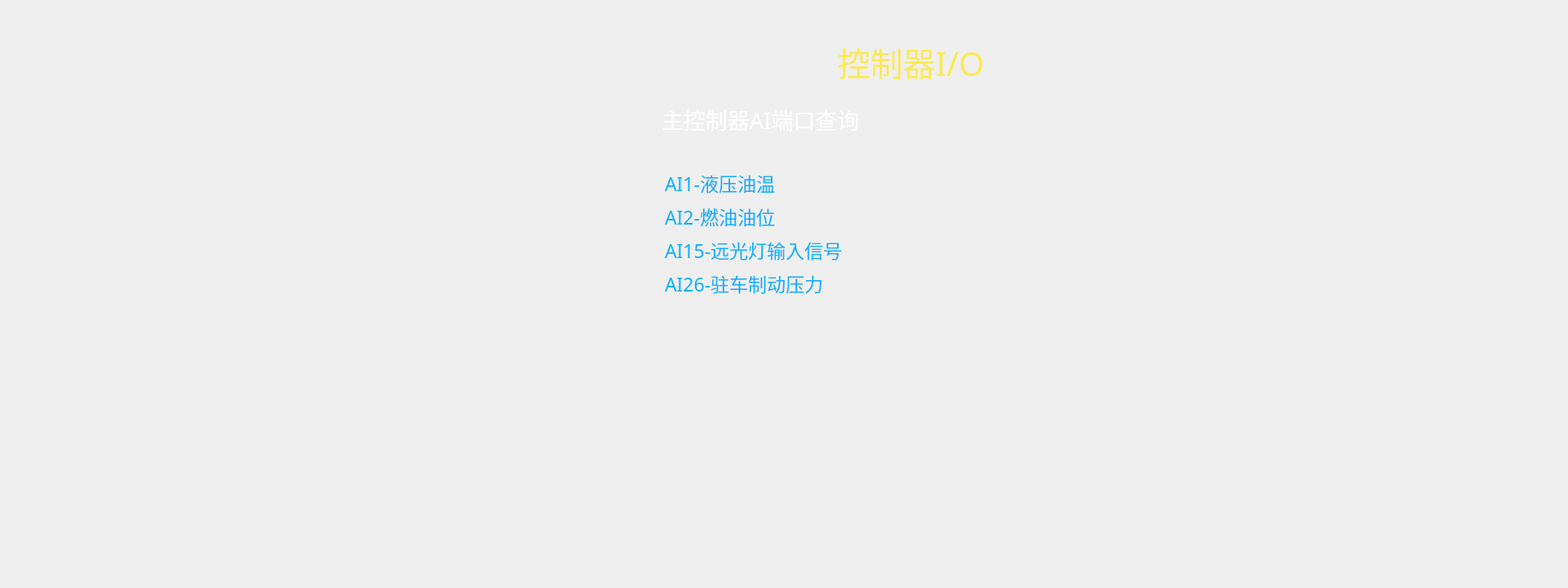
<?xml version="1.0" encoding="UTF-8"?>
<ui version="4.0">
 <class>FORM_ControlPort3</class>
 <widget class="QWidget" name="FORM_ControlPort3">
  <property name="geometry">
   <rect>
    <x>0</x>
    <y>0</y>
    <width>1920</width>
    <height>720</height>
   </rect>
  </property>
  <property name="windowTitle">
   <string>Form</string>
  </property>
  <property name="styleSheet">
   <string notr="true">/*background-image: url(:/pic_de260/bg_01.png);*/
QLabel{
color: rgb(15, 175, 252);
font: 17pt &quot;WenQuanYi Zen Hei&quot;;
}</string>
  </property>
  <widget class="QLabel" name="label">
   <property name="geometry">
    <rect>
     <x>930</x>
     <y>50</y>
     <width>371</width>
     <height>51</height>
    </rect>
   </property>
   <property name="font">
    <font>
     <family>TakaoPGothic</family>
     <pointsize>30</pointsize>
     <weight>50</weight>
     <italic>false</italic>
     <bold>false</bold>
    </font>
   </property>
   <property name="styleSheet">
    <string notr="true">color: rgb(252, 233, 79);
font: 30pt &quot;TakaoPGothic&quot;;</string>
   </property>
   <property name="text">
    <string>控制器I/O</string>
   </property>
   <property name="alignment">
    <set>Qt::AlignCenter</set>
   </property>
  </widget>
  <widget class="QLabel" name="portinfo">
   <property name="geometry">
    <rect>
     <x>810</x>
     <y>130</y>
     <width>371</width>
     <height>31</height>
    </rect>
   </property>
   <property name="font">
    <font>
     <family>WenQuanYi Zen Hei</family>
     <pointsize>20</pointsize>
     <weight>50</weight>
     <italic>false</italic>
     <bold>false</bold>
    </font>
   </property>
   <property name="styleSheet">
    <string notr="true">color: rgb(255, 255, 255);
font: 20pt &quot;WenQuanYi Zen Hei&quot;;</string>
   </property>
   <property name="text">
    <string>主控制器AI端口查询</string>
   </property>
   <property name="alignment">
    <set>Qt::AlignLeading|Qt::AlignLeft|Qt::AlignVCenter</set>
   </property>
  </widget>
  <widget class="QLabel" name="pageinfo">
   <property name="geometry">
    <rect>
     <x>1420</x>
     <y>130</y>
     <width>121</width>
     <height>31</height>
    </rect>
   </property>
   <property name="styleSheet">
    <string notr="true">color: rgb(238, 238, 236);
font: 20pt &quot;WenQuanYi Zen Hei&quot;;</string>
   </property>
   <property name="text">
    <string>第3/6页</string>
   </property>
  </widget>
  <widget class="QLabel" name="label_2">
   <property name="geometry">
    <rect>
     <x>1290</x>
     <y>50</y>
     <width>81</width>
     <height>51</height>
    </rect>
   </property>
   <property name="font">
    <font>
     <family>WenQuanYi Zen Hei</family>
     <pointsize>17</pointsize>
     <weight>50</weight>
     <italic>false</italic>
     <bold>false</bold>
    </font>
   </property>
   <property name="styleSheet">
    <string notr="true"/>
   </property>
   <property name="text">
    <string/>
   </property>
   <property name="pixmap">
    <pixmap resource="resources.qrc">:/ico_260/915.png</pixmap>
   </property>
   <property name="scaledContents">
    <bool>false</bool>
   </property>
   <property name="alignment">
    <set>Qt::AlignCenter</set>
   </property>
  </widget>
  <widget class="QLabel" name="text3_3">
   <property name="geometry">
    <rect>
     <x>814</x>
     <y>329</y>
     <width>225</width>
     <height>35</height>
    </rect>
   </property>
   <property name="minimumSize">
    <size>
     <width>215</width>
     <height>35</height>
    </size>
   </property>
   <property name="font">
    <font>
     <family>WenQuanYi Zen Hei</family>
     <pointsize>17</pointsize>
     <weight>50</weight>
     <italic>false</italic>
     <bold>false</bold>
    </font>
   </property>
   <property name="styleSheet">
    <string notr="true"/>
   </property>
   <property name="text">
    <string>AI26-驻车制动压力</string>
   </property>
   <property name="alignment">
    <set>Qt::AlignLeading|Qt::AlignLeft|Qt::AlignVCenter</set>
   </property>
  </widget>
  <widget class="QLabel" name="value_4">
   <property name="geometry">
    <rect>
     <x>1046</x>
     <y>329</y>
     <width>120</width>
     <height>35</height>
    </rect>
   </property>
   <property name="minimumSize">
    <size>
     <width>120</width>
     <height>35</height>
    </size>
   </property>
   <property name="styleSheet">
    <string notr="true">color: rgb(115, 210, 22);</string>
   </property>
   <property name="text">
    <string/>
   </property>
   <property name="alignment">
    <set>Qt::AlignCenter</set>
   </property>
  </widget>
  <widget class="QLabel" name="text1">
   <property name="geometry">
    <rect>
     <x>814</x>
     <y>206</y>
     <width>225</width>
     <height>35</height>
    </rect>
   </property>
   <property name="minimumSize">
    <size>
     <width>215</width>
     <height>35</height>
    </size>
   </property>
   <property name="font">
    <font>
     <family>WenQuanYi Zen Hei</family>
     <pointsize>17</pointsize>
     <weight>50</weight>
     <italic>false</italic>
     <bold>false</bold>
    </font>
   </property>
   <property name="styleSheet">
    <string notr="true"/>
   </property>
   <property name="text">
    <string>AI1-液压油温</string>
   </property>
   <property name="alignment">
    <set>Qt::AlignLeading|Qt::AlignLeft|Qt::AlignVCenter</set>
   </property>
  </widget>
  <widget class="QLabel" name="value_1">
   <property name="geometry">
    <rect>
     <x>1046</x>
     <y>206</y>
     <width>120</width>
     <height>35</height>
    </rect>
   </property>
   <property name="minimumSize">
    <size>
     <width>120</width>
     <height>35</height>
    </size>
   </property>
   <property name="styleSheet">
    <string notr="true">color: rgb(115, 210, 22);
</string>
   </property>
   <property name="text">
    <string/>
   </property>
   <property name="alignment">
    <set>Qt::AlignCenter</set>
   </property>
  </widget>
  <widget class="QLabel" name="text2">
   <property name="geometry">
    <rect>
     <x>814</x>
     <y>247</y>
     <width>225</width>
     <height>35</height>
    </rect>
   </property>
   <property name="minimumSize">
    <size>
     <width>215</width>
     <height>35</height>
    </size>
   </property>
   <property name="font">
    <font>
     <family>WenQuanYi Zen Hei</family>
     <pointsize>17</pointsize>
     <weight>50</weight>
     <italic>false</italic>
     <bold>false</bold>
    </font>
   </property>
   <property name="styleSheet">
    <string notr="true"/>
   </property>
   <property name="text">
    <string>AI2-燃油油位</string>
   </property>
   <property name="alignment">
    <set>Qt::AlignLeading|Qt::AlignLeft|Qt::AlignVCenter</set>
   </property>
  </widget>
  <widget class="QLabel" name="value_2">
   <property name="geometry">
    <rect>
     <x>1046</x>
     <y>247</y>
     <width>120</width>
     <height>35</height>
    </rect>
   </property>
   <property name="minimumSize">
    <size>
     <width>120</width>
     <height>35</height>
    </size>
   </property>
   <property name="styleSheet">
    <string notr="true">color: rgb(115, 210, 22);
</string>
   </property>
   <property name="text">
    <string/>
   </property>
   <property name="alignment">
    <set>Qt::AlignCenter</set>
   </property>
  </widget>
  <widget class="QLabel" name="text3">
   <property name="geometry">
    <rect>
     <x>814</x>
     <y>288</y>
     <width>225</width>
     <height>35</height>
    </rect>
   </property>
   <property name="minimumSize">
    <size>
     <width>215</width>
     <height>35</height>
    </size>
   </property>
   <property name="font">
    <font>
     <family>WenQuanYi Zen Hei</family>
     <pointsize>17</pointsize>
     <weight>50</weight>
     <italic>false</italic>
     <bold>false</bold>
    </font>
   </property>
   <property name="styleSheet">
    <string notr="true"/>
   </property>
   <property name="text">
    <string>AI15-远光灯输入信号</string>
   </property>
   <property name="alignment">
    <set>Qt::AlignLeading|Qt::AlignLeft|Qt::AlignVCenter</set>
   </property>
  </widget>
  <widget class="QLabel" name="value_3">
   <property name="geometry">
    <rect>
     <x>1046</x>
     <y>288</y>
     <width>120</width>
     <height>35</height>
    </rect>
   </property>
   <property name="minimumSize">
    <size>
     <width>120</width>
     <height>35</height>
    </size>
   </property>
   <property name="styleSheet">
    <string notr="true">color: rgb(115, 210, 22);</string>
   </property>
   <property name="text">
    <string/>
   </property>
   <property name="alignment">
    <set>Qt::AlignCenter</set>
   </property>
  </widget>
 </widget>
 <resources>
  <include location="resources.qrc"/>
 </resources>
 <connections/>
</ui>
